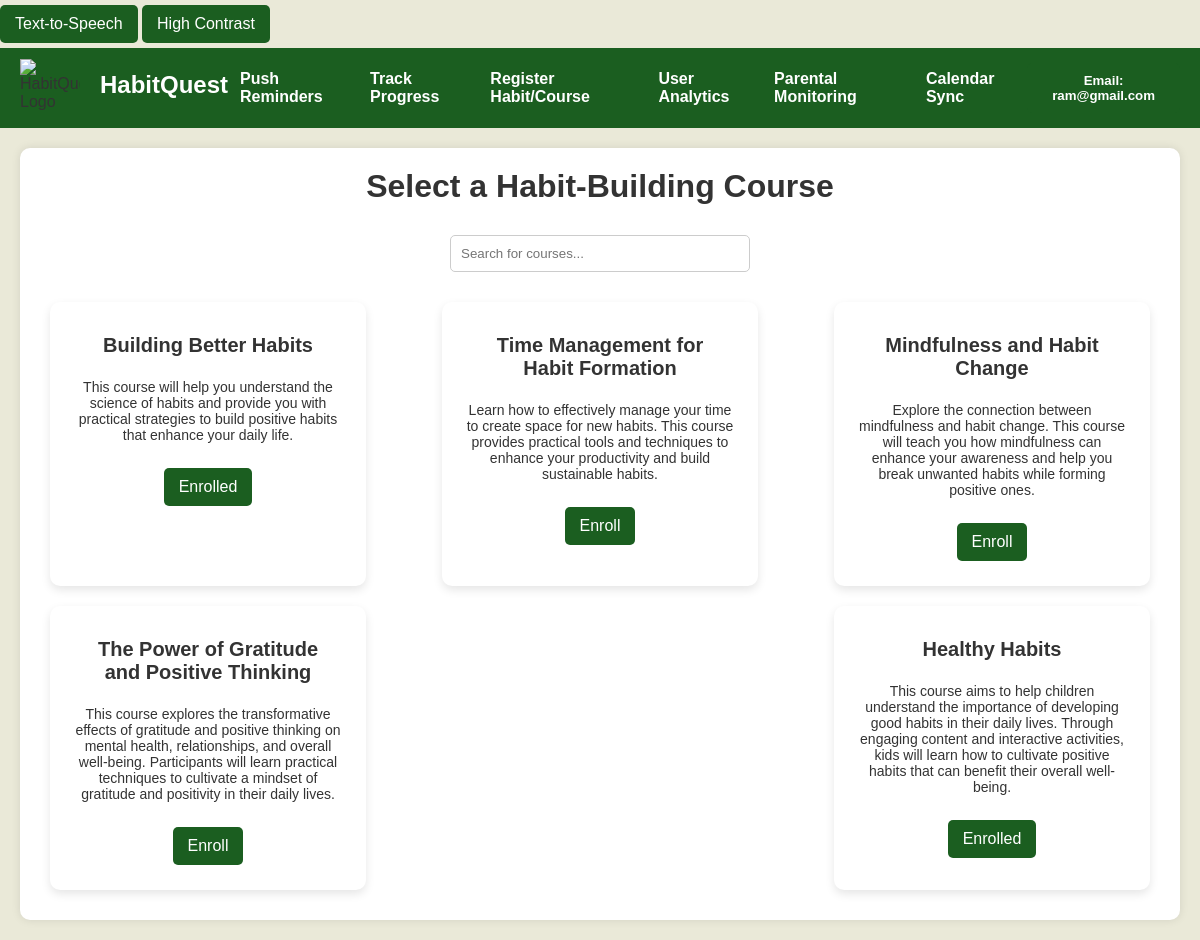
The app's page /courses (signed in) with its own data.
### tables this page shows
CREATE TABLE CourseContent (
        content_id INTEGER PRIMARY KEY AUTOINCREMENT,
        course_id INTEGER NOT NULL,
        title TEXT NOT NULL,
        description TEXT,
        content_type TEXT CHECK(content_type IN ('Video', 'PDF', 'Assignment')),
        content_url TEXT,
        upload_date TEXT DEFAULT CURRENT_TIMESTAMP,
        content_learning TEXT NOT NULL,
        frequency TEXT CHECK(frequency IN ('Daily', 'Weekly')),
        start_date TEXT,
        end_date TEXT,
        status TEXT CHECK(status IN ('Active', 'Inactive')),
        completion_percentage INTEGER DEFAULT 0,
        user_id INTEGER NOT NULL,  -- Added user_id for referencing Users table
        FOREIGN KEY(user_id) REFERENCES Users(user_id) ON DELETE CASCADE
    );

### Main.py (the view)
@app.route('/courses')
def courses():
    conn = get_db_connection()
    cursor = conn.cursor()
    cursor.execute('SELECT * FROM CourseContent')
    habits = cursor.fetchall()
    courses = []
    cursor.execute('SELECT content_id FROM Tasks WHERE user_id = ?', (session['user_id'],))
    enrolled_habits = cursor.fetchall()
    enrolled_content_ids = {habit['content_id'] for habit in enrolled_habits}
    for habit in habits:
        habit_info = {
            'content_id': habit['content_id'],
            'habit_name': habit['title'],
            'description': habit['description'],
            'is_enrolled': habit['content_id'] in enrolled_content_ids,
            'is_completed': False
        }
        if habit_info['is_enrolled']:
            cursor.execute('SELECT COUNT(*) as completed_count FROM Tasks WHERE content_id = ? AND user_id = ? AND status = ?',
                           (habit['content_id'], session['user_id'], 'Completed'))
            completed_count = cursor.fetchone()['completed_count'] or 0  # Handle None
            cursor.execute('SELECT COUNT(*) as total_tasks FROM Tasks WHERE content_id = ? AND user_id = ?',
                           (habit['content_id'], session['user_id']))
            total_tasks = cursor.fetchone()['total_tasks'] or 0  # Handle None
            if completed_count == total_tasks and total_tasks > 0:
                habit_info['is_completed'] = True
        existing_habit = next((course for course in courses if course['habit_name'] == habit_info['habit_name']), None)
        if existing_habit is None:
            courses.append(habit_info)
        elif habit_info['is_enrolled']:
            existing_habit.update(habit_info)
    conn.close()
    return render_template('course.html', courses=courses, user=session,user_id=session['user_id'])

### Main.py (called while the page is built)
def get_db_connection():
    conn = sqlite3.connect('habit_tracker.db',timeout=10)
    conn.row_factory = sqlite3.Row  # To fetch rows as dictionaries
    return conn

### templates/course.html (shortened to what this page needs)
<!DOCTYPE html>
<html lang="en">
<head>
</head>
<body>
    <div class="accessibility-controls">
        <button onclick="toggleTextToSpeech()">Text-to-Speech</button>
        <button onclick="toggleContrast()">High Contrast</button>
    </div>
    <div class="navbar">
        <header class="logo-container">
            <img src="https://cdn.builder.io/api/v1/image/assets/TEMP/eb1830b5454e0074642c040444e16c8b4efe38cc3a5289983eba32e185b3736b?placeholderIfAbsent=true&apiKey=aa3f52c3f2244f6ca05b5f4f61461c10" alt="HabitQuest Logo" class="logo-image">
            <a href="{{url_for('index')}}" class="no-underline"><h2>HabitQuest</h2></a>
        </header>
        <div class="nav-links">
            <a href="{{url_for('notification')}}">Push Reminders</a>
            <a href="{{url_for('progress')}}">Track Progress</a>
            <a href="{{url_for('courses')}}">Register Habit/Course</a>
            <a href="{{url_for('user_analysis')}}">User Analytics</a>
            <a href="{{url_for('parental_monitoring')}}">Parental Monitoring</a>
            <a href="{{url_for('sync')}}">Calendar Sync</a>
        </div>
        <div class="dropdown">
            <button class="dropbtn"> <h5 style="align-content: left; color: white;">Email: {{user['email']}}</h5></button>
        </div>
    </div>
<div class="text-to-speak">
        <div class="dashboard-container">
        <h1>Select a Habit-Building Course</h1>
        <div class="search-container">
            <input type="text" id="searchInput" onkeyup="searchCourses()" placeholder="Search for courses...">
        </div>
        <div class="container">
            {% for course in courses %}
            <div class="card">
                <h2>{{ course.habit_name }}</h2>
                <p>{{ course.description }}</p>
                <form action="{{ url_for('enroll', course_name=course.habit_name) }}" method="post">
                    {% if course.is_completed %}
                        <button type="button" class="completed-button">Completed</button>
                    {% elif course.is_enrolled %}
                        <button><a href="{{ url_for('course_content', content_id=course.content_id) }}" class="enrolled-button">Enrolled</a></button>
                    {% elif not course.is_enrolled %}
                    <button type="submit" class="enroll-button" style="background-color: #1B5E20; color: white;">Enroll</button>
                    {% endif %}
                </form>
            </div>
            {% endfor %}
        </div>
    </div>
</div>
</body>
</html>

### templates/course.html (style rules this page uses)
* { margin: 0; padding: 0; box-sizing: border-box; }
body { font-family: 'Arial', sans-serif; background-color: #eae9d8; color: #333; }
.navbar { background-color: #1B5E20; display: flex; justify-content: space-between; align-items: center; padding: 10px 20px; }
.nav-links { display: flex; gap: 15px; }
.nav-links a { color: white; text-decoration: none; font-weight: bold; }
.dashboard-container { margin: 20px; padding: 20px; background-color: white; border-radius: 10px; box-shadow: 0 0 10px rgba(0, 0, 0, 0.1); }
h1 { text-align: center; margin-bottom: 30px; color: #333; }
.search-container { text-align: center; margin-bottom: 20px; }
.search-container input { padding: 10px; width: 300px; border: 1px solid #ccc; border-radius: 5px; }
.logo-container { align-self: left; display: flex; gap: 8px; }
.logo-image { aspect-ratio: 1.05; object-fit: contain; width: 60px; }
h2 { padding: 12px; color: white; }
.container { display: flex; flex-wrap: wrap; justify-content: space-between; }
.card { background-color: white; border-radius: 10px; box-shadow: 0 4px 10px rgba(0, 0, 0, 0.1); width: calc(30% - 20px); margin: 10px; padding: 20px; text-align: center; transition: transform 0.2s; }
.card h2 { font-size: 20px; margin-bottom: 10px; color: #333; }
.card p { font-size: 14px; margin-bottom: 20px; }
button { background-color: #1B5E20; color: white; border: none; border-radius: 5px; padding: 10px 15px; cursor: pointer; font-size: 14px; transition: background-color 0.3s; }
.no-underline { text-decoration: none; }
.dropdown { position: relative; display: inline-block; }
.dropbtn { background-color: #1B5E20; color: white; padding: 10px; font-size: 16px; border: none; cursor: pointer; }
.enrolled-button { text-decoration: none; color: inherit; }
button, select { display: inline-block; padding: 10px 15px; font-size: 1em; color: #fff; background-color: #1B5E20; border: none; border-radius: 5px; cursor: pointer; transition: background-color 0.3s ease, transform 0.2s ease; margin: 5px 0; }

### records on screen
CourseContent: habit_name "Building Better Habits", description "This course will help you understand the science of habits and provide you with practical strategies to build positive habits that enhance your daily life."
CourseContent: habit_name "Time Management for Habit Formation", description "Learn how to effectively manage your time to create space for new habits. This course provides practical tools and techniques to enhance your productivity and build sustainable habits.", shows "Enroll"
CourseContent: habit_name "Mindfulness and Habit Change", description "Explore the connection between mindfulness and habit change. This course will teach you how mindfulness can enhance your awareness and help you break unwanted habits while forming positive ones.", shows "Enroll"
CourseContent: habit_name "The Power of Gratitude and Positive Thinking", description "This course explores the transformative effects of gratitude and positive thinking on mental health, relationships, and overall well-being. Participants will learn practical techniques to cultivate a mindset of gratitude and positivity in their daily lives.", shows "Enroll"
CourseContent: habit_name "Healthy Habits", description "This course aims to help children understand the importance of developing good habits in their daily lives. Through engaging content and interactive activities, kids will learn how to cultivate positive habits that can benefit their overall well-being."

### other values on screen
{{ user['email'] }} "ram@gmail.com"
